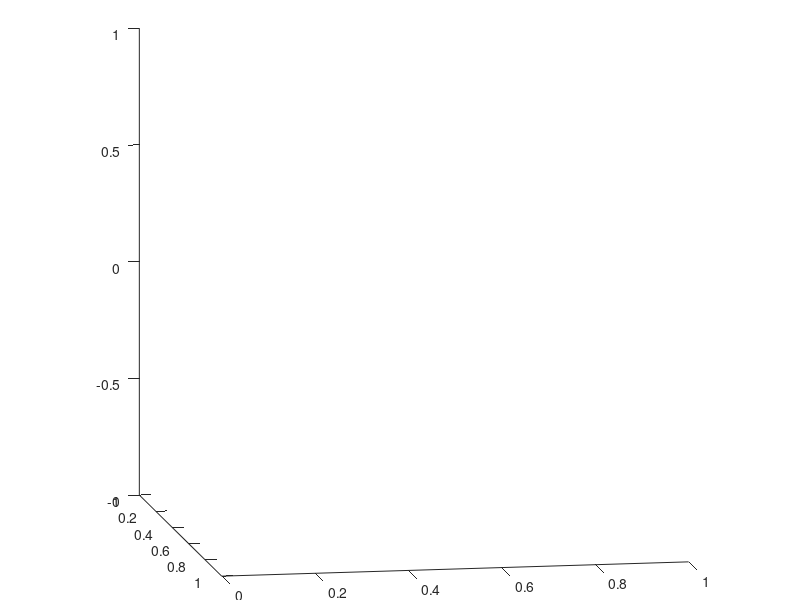

Here is the MATLAB script that generated this plot:
function mov = ml_make3dmovie(h)

if ~exist('h','var')
    h = gcf;
end

axis tight
set(gca,'CameraViewAngleMode','manual')
viewAngles = 0:10:350;

for k=1:length(viewAngles)
    view(10,[viewAngles(k)]);
    mov(k) = getframe(h,[1 1 436 108*4]);
end

